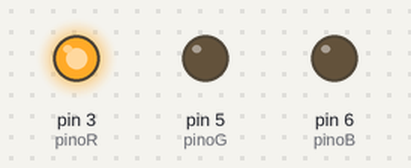
Bench run of a sketch on a simulated Arduino Uno, built with avr-gcc and run on an emulated ATmega328P. On the bench: output pins drawn as LEDs (lit = HIGH).

Above: at 5.05 s.
At 6.5 s:
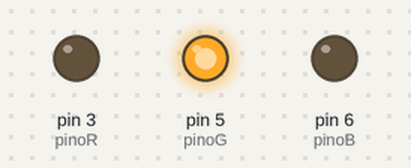
At 7.95 s:
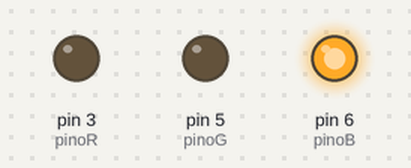
At 8.7 s:
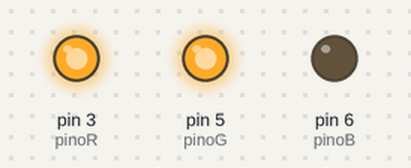
At 9.45 s:
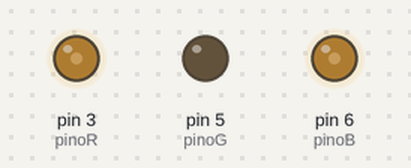
At 10.95 s:
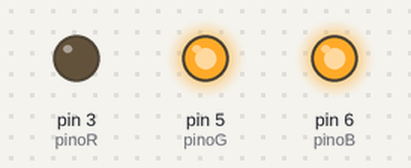
Timing chart, 0 to 12.8 s (numbered marks = the images above):
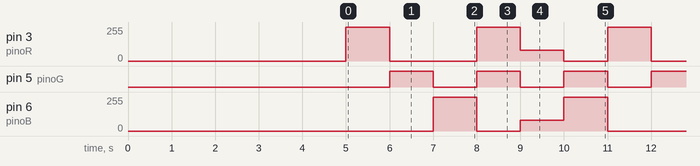

The sketch:

03_Led_RGB_3.ino
```cpp
// Led RGB - versão 3 - cria cores

// portas PWM
int pinoR = 3;
int pinoG = 5;
int pinoB = 6;


void setup(){
  delay(5000);
  pinMode(pinoR, OUTPUT);
  pinMode(pinoG, OUTPUT);
  pinMode(pinoB, OUTPUT);
}

void loop(){

  mudaCor(255, 0, 0); // vermelho
  delay(1000);

  mudaCor(0, 255, 0); // verde
  delay(1000);

  mudaCor(0, 0, 255); // azul
  delay(1000);

  mudaCor(255, 255, 0); // amarelo
  delay(1000);

  mudaCor(80, 0, 80); // violeta
  delay(1000);

  mudaCor(0, 255, 255); //azul aqua
  delay(1000);

}


void mudaCor(int vermelho, int verde, int azul){
  analogWrite(pinoR, vermelho);
  analogWrite(pinoG, verde);
  analogWrite(pinoB, azul);
}
```

Measured:
- by itself, pin 3 (pinoR): repeats every 6.0 s: 0/255 2.0 s, 255/255 1.0 s, 80/255 1.0 s, 0/255 1.0 s, 255/255 1.0 s
- by itself, pin 5 (pinoG): alternates HIGH for 1.0 s and LOW for 1.0 s
- by itself, pin 6 (pinoB): repeats every 6.0 s: 0/255 1.0 s, 80/255 1.0 s, 255/255 1.0 s, 0/255 2.0 s, 255/255 1.0 s
